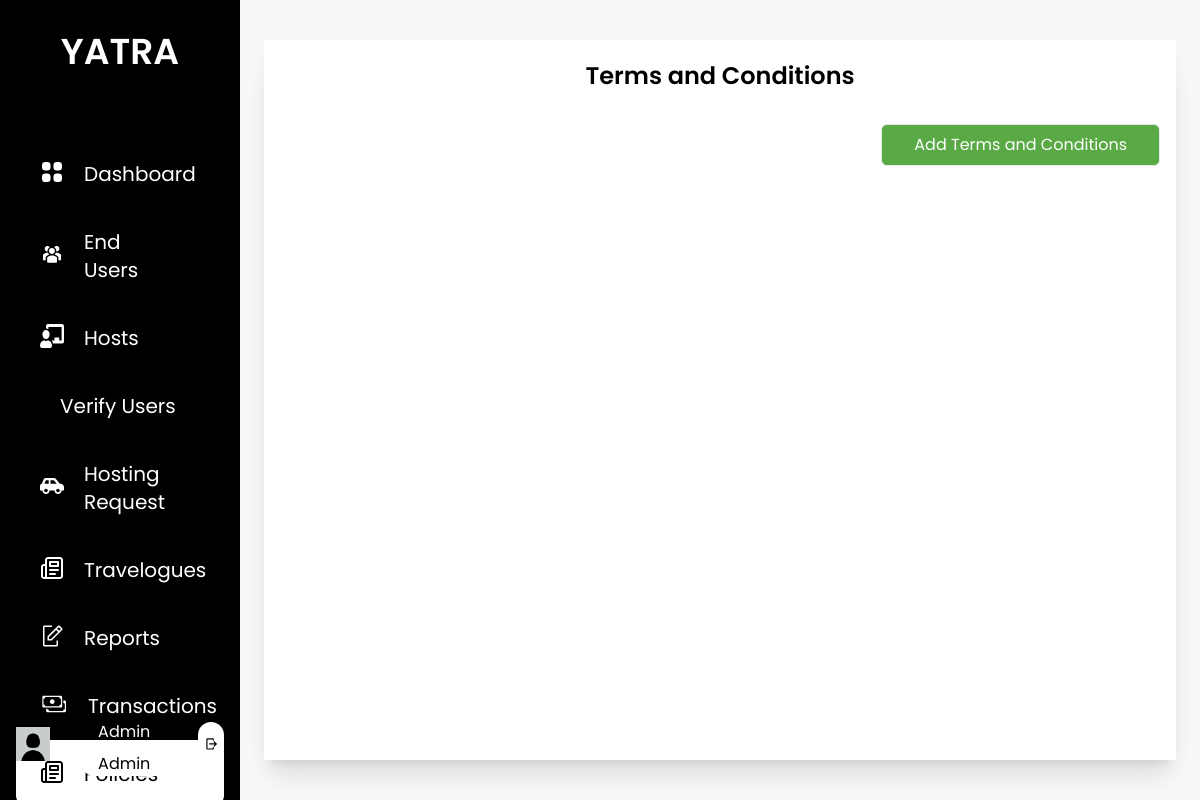
/terms_and_conditions/ (signed in), run on an earlier commit of the app's database.
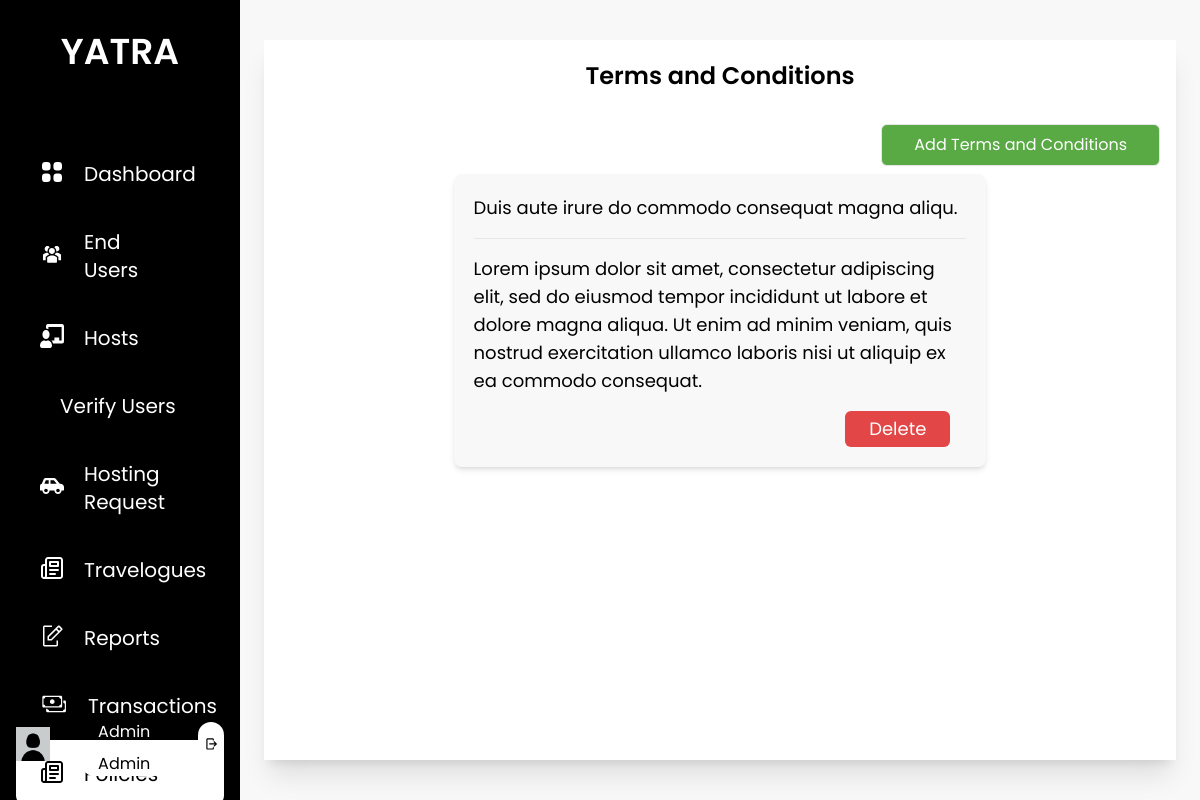
And on a later commit of the database.
### base/models.py (models this page shows)
class TermsAndConditions(models.Model):
    term = models.CharField(max_length=100)
    explanation = models.TextField(max_length=250)

### base/views.py (the view)
# urls.py: path('terms_and_conditions/', views.terms_and_conditions, name='terms_and_conditions'),
def terms_and_conditions(request):
    terms_and_conditions = TermsAndConditions.objects.all()
    context = {
        'terms_and_conditions':terms_and_conditions,
    }
    if request.user.is_superuser:
        return render(request, 'termsandconditions/termsandconditions.html', context)
    else:
        return render(request, 'base/termsandconditions.html', context)

### base/templatetags/user_group.py (called while the page is built)
@register.filter(name='has_group')
def has_group(user, group_name):
    return user.groups.filter(name=group_name).exists()

### base/templates/termsandconditions/termsandconditions.html (shortened to what this page needs)
{% extends 'base/base.html' %}
{% load static %}
{% load widget_tweaks %}
{% block content %}
<div class="h-screen w-full px-6 py-10 bg-theme">
    <div class="bg-white h-full flex flex-col shadow-xl">
        <div class="p-3 overflow-y-auto scrollbar-hide">
            <p class="text-center text-2xl font-semibold pt-2 pb-6">Terms and Conditions</p>
            <div class="w-full flex justify-end py-2">
                <a href="{% url 'add_terms_and_conditions' %}" class="bg-custom-green px-8 py-2 text-white rounded-md mx-1 border">Add Terms and Conditions</a>
            </div>
            {% for terms_and_condition in terms_and_conditions %}
                <div class="w-3/5 flex flex-col mx-auto rounded-lg bg-theme p-5 shadow-md text-lg mb-16">
                    <div class="mb-4">
                        {{ terms_and_condition.term }}
                    </div>
                    <hr class="mb-4">
                    <div>
                        {{ terms_and_condition.explanation }}
                    </div>
                    <div class="w-full flex mt-4 justify-end">
                        <a  href="{% url 'delete_terms_and_conditions' terms_and_condition.id %}"><button class="py-1 px-6 bg-danger text-white rounded-md text-lg mr-4"  onclick="return ConfirmDelete()">Delete</button></a>
                    </div>
                </div>
            {% endfor %}
        </div>
    </div>
</div>
{% endblock content %}

What changed in the data, as far as the page shows it:
added TermsAndConditions: term "Duis aute irure do commodo consequat magna aliqu.", explanation "Lorem ipsum dolor sit amet, consectetur adipiscing elit, sed do eiusmod tempor incididunt ut labore et dolore magna aliqua. Ut enim ad minim veniam, quis nostrud exercitation ullamco laboris nisi ut aliquip ex ea commodo consequat."
